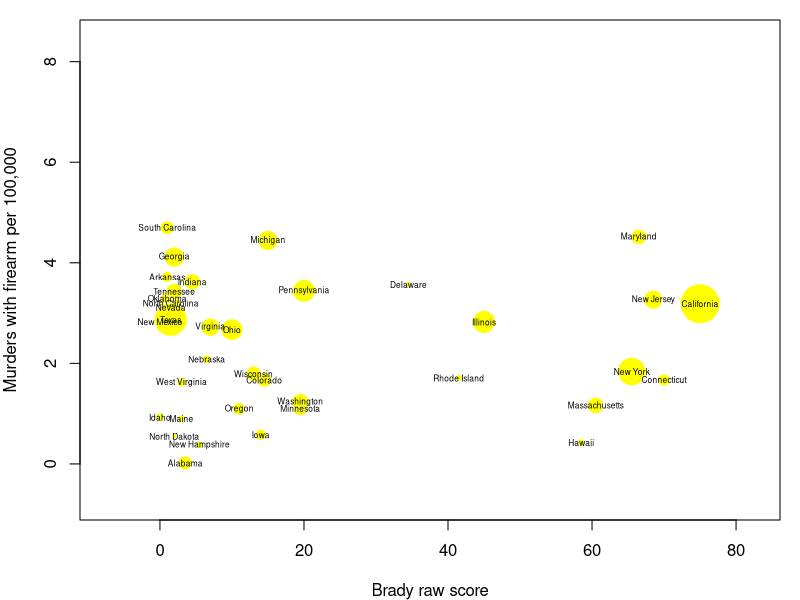
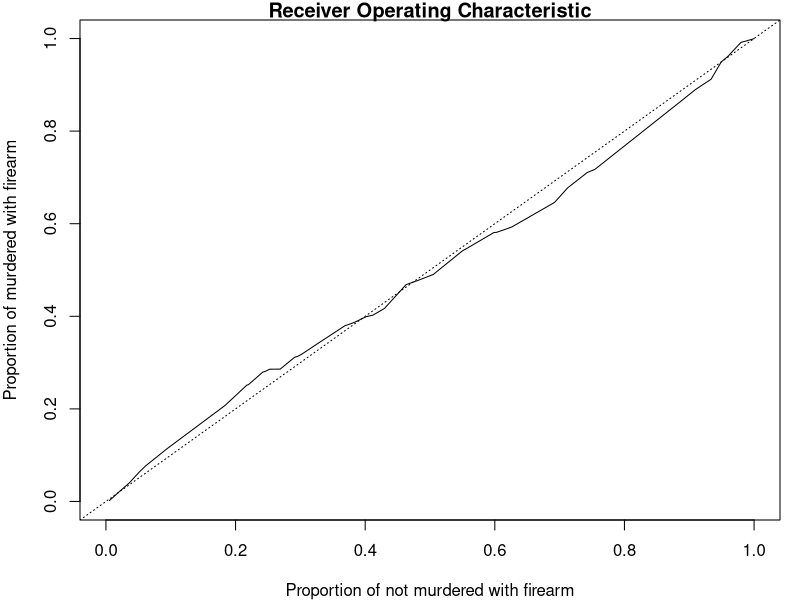
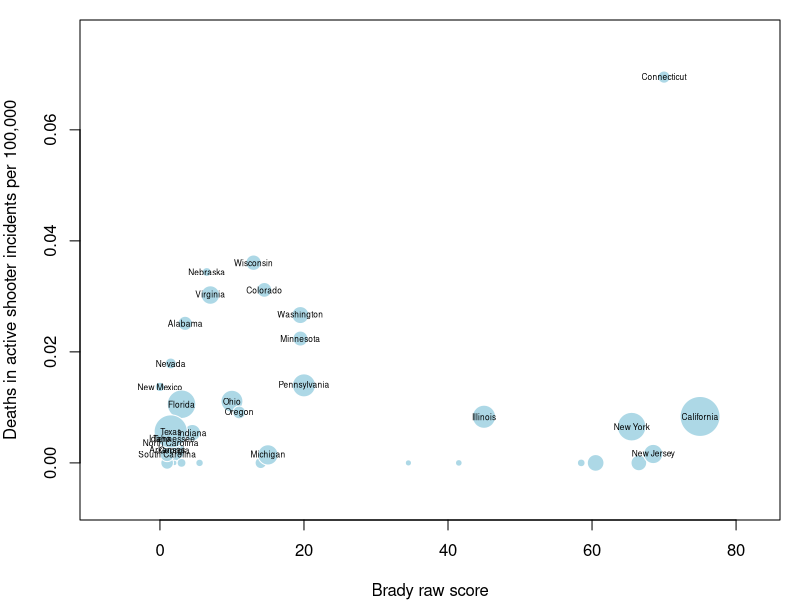
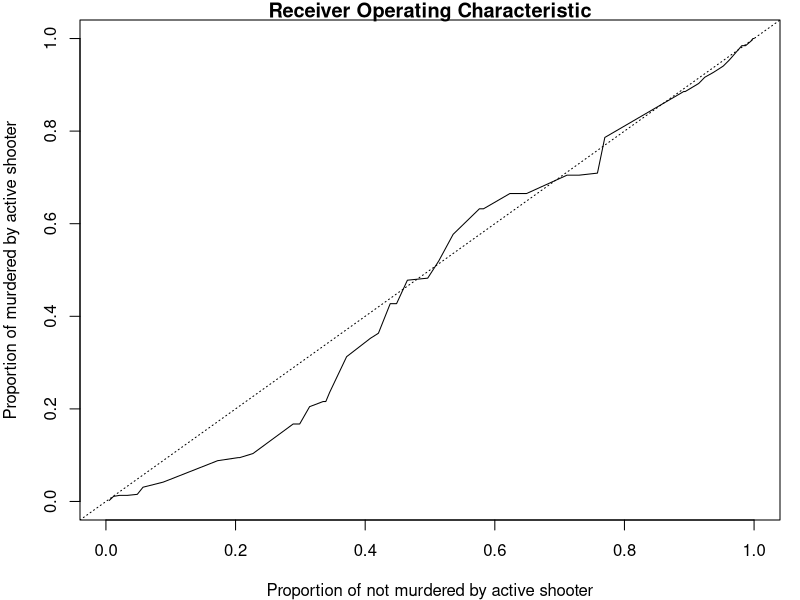
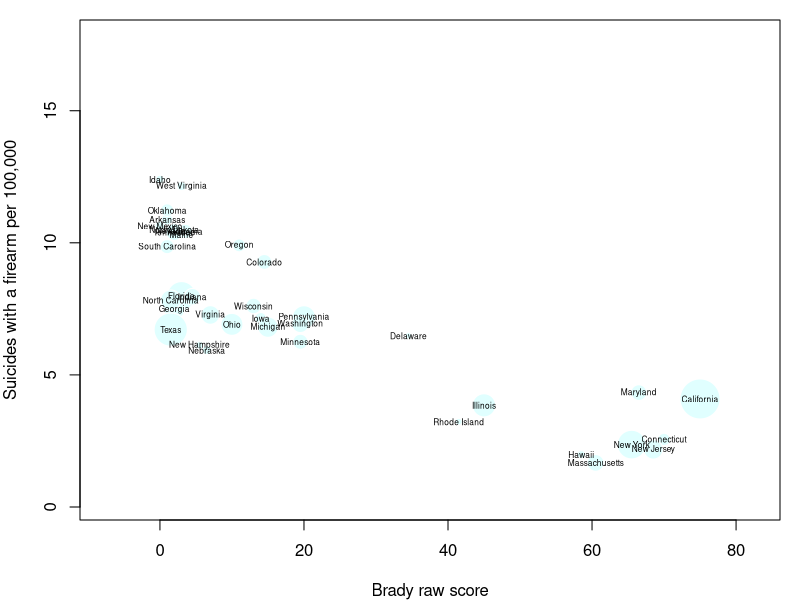
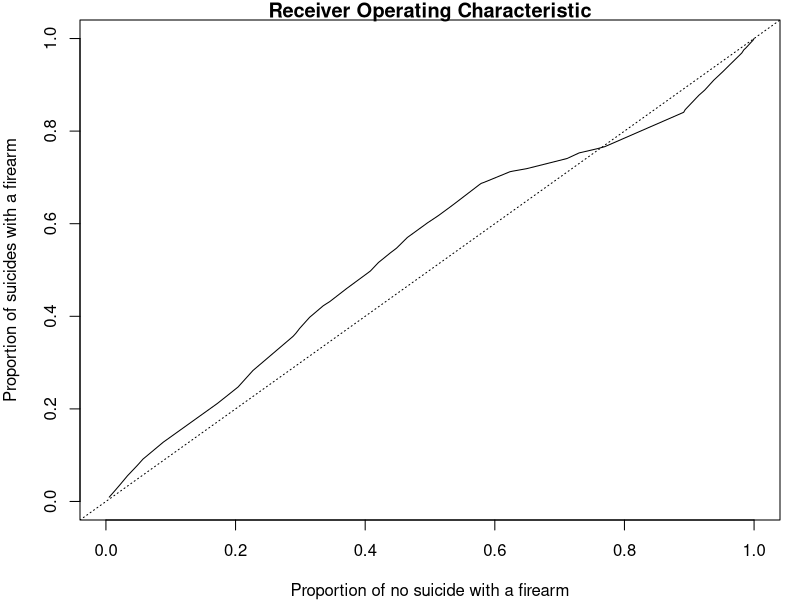

Generate these figures, in order, with R:
## ---- chunk 1
d <- read.csv(
text = "
\"state\",raw_score,murders,murders_with_firearms,active_shooter_deaths,suicides_with_firearms,population
\"Alabama\",3.5,2,1,17,504,4830533
\"Alaska\",‐7,34,12,0,120,737442
\"Arizona\",‐8,304,184,8,655,6630799
\"Arkansas\",1,154,110,1,322,2957957
\"California\",75,1745,1224,45,1571,38414128
\"Colorado\",14.5,174,88,23,489,5271132
\"Connecticut\",70,86,60,35,92,3597168
\"Delaware\",34.5,39,33,0,60,925353
\"Florida\",3,,,29,1566,19594467
\"Georgia\",2,534,411,3,747,9991562
\"Hawaii\",58.5,9,6,0,28,1408765
\"Idaho\",0,26,15,1,200,1612785
\"Illinois\",45,433,364,15,496,12889580
\"Indiana\",4.5,311,238,5,523,6570518
\"Iowa\",14,42,18,0,221,3092224
\"Kansas\",‐4,112,78,6,241,2894630
\"Kentucky\",‐3.5,165,111,5,453,4398500
\"Louisiana\",‐2,453,356,6,408,4627491
\"Maine\",3,24,12,0,137,1328778
\"Maryland\",66.5,379,268,0,257,5936040
\"Massachusetts\",60.5,135,78,0,112,6708810
\"Michigan\",15,625,440,2,674,9900506
\"Minnesota\",19.5,110,60,17,339,5420541
\"Mississippi\",‐4,142,110,6,279,2990976
\"Missouri\",‐0.5,371,273,14,556,6043708
\"Montana\",‐3,15,9,0,147,1014402
\"Nebraska\",6.5,57,39,9,111,1869300
\"Nevada\",1.5,157,87,7,292,2790366
\"New Hampshire\",5.5,21,5,0,81,1322660
\"New Jersey\",68.5,401,291,2,194,8907384
\"New Mexico\",0,106,59,4,222,2086890
\"New York\",65.5,648,362,18,465,19691032
\"North Carolina\",1.5,452,315,5,771,9845432
\"North Dakota\",2,11,4,0,76,723626
\"Ohio\",10,434,309,18,800,11572232
\"Oklahoma\",1,191,127,0,433,3853405
\"Oregon\",11,78,43,5,389,3928030
\"Pennsylvania\",20,594,440,25,918,12783536
\"Rhode Island\",41.5,31,18,0,34,1052856
\"South Carolina\",1,296,224,1,470,4768498
\"South Dakota\",‐4.5,12,3,0,71,845270
\"Tennessee\",2,327,223,4,676,6496130
\"Texas\",1.5,1133,760,21,1780,26500674
\"Utah\",‐2,49,31,5,295,2903685
\"Vermont\",‐4,9,5,2,59,627129
\"Virginia\",7,315,225,35,601,8267875
\"Washington\",19.5,155,86,26,483,6973281
\"West Virginia\",3,54,30,0,225,1852985
\"Wisconsin\",13,157,103,29,437,5743653
\"Wyoming\",‐5,15,9,0,89,583131
")
d$raw_score <- as.numeric(d$raw_score)
d$murders_per_100000 <- 100000 * d$murders / d$population
d$firearm_murders_per_100000 <- d$murders_with_firearms / (d$population/100000)
d$active_shooter_deaths_per_100000 <- d$active_shooter_deaths / (d$population*(2013-2000+1)/100000)
d$suicides_with_firearms_per_100000 <- d$suicides_with_firearms / (d$population/100000)
model1 <- summary(lm(d$firearm_murders_per_100000~d$raw_score, weights=d$population))
model2 <- summary(lm(d$active_shooter_deaths_per_100000~d$raw_score, weights=d$population))
model3 <- summary(lm(d$suicides_with_firearms_per_100000~d$raw_score, weights=d$population))
## ---- chunk 2
par(mar=c(4,4,1,1))
symbols(d$raw_score, d$firearm_murders_per_100000, 
     circles=sqrt(d$population), 
  	 xlab="Brady raw score", 
     ylab="Murders with firearm per 100,000",
     fg="white", bg="yellow", inches=0.2
     )
text(d$raw_score, d$firearm_murders_per_100000, d$state, cex=0.5)
## ---- chunk 3
s <- d[order(d$raw_score),]
s <- subset(s, s$state!='Florida') # No data for Florida
plot( cumsum(s$population-s$murders)/sum(s$population-s$murders)
    , cumsum(s$murders)/sum(s$murders)
    , xlim=c(0,1)
    , ylim=c(0,1)
    , xlab="Proportion of not murdered with firearm"
    , ylab="Proportion of murdered with firearm"
    , type='l'
    , main="Receiver Operating Characteristic"
    )
abline(0,1,lty=3)
## ---- chunk 4
model1
## ---- chunk 5
par(mar=c(4,4,1,1))
symbols(d$raw_score, d$active_shooter_deaths_per_100000, 
     circles=sqrt(d$population), 
  	 xlab="Brady raw score", 
     ylab="Deaths in active shooter incidents per 100,000",
     fg="white", bg="lightblue", inches=0.2
     )
t <- as.character(d$state)
t[d$active_shooter_deaths == 0] <- ''
text(d$raw_score, d$active_shooter_deaths_per_100000, t, cex=0.5)
## ---- chunk 6
s <- d[order(d$raw_score),]
plot( cumsum(s$population-s$active_shooter_deaths)/sum(s$population-s$active_shooter_deaths)
    , cumsum(s$active_shooter_deaths)/sum(s$active_shooter_deaths)
    , xlim=c(0,1)
    , ylim=c(0,1)
    , xlab="Proportion of not murdered by active shooter"
    , ylab="Proportion of murdered by active shooter"
    , type='l'
    , main="Receiver Operating Characteristic"
    )
abline(0,1,lty=3)
## ---- chunk 7
model2
## ---- chunk 8
par(mar=c(4,4,1,1))
symbols(d$raw_score, d$suicides_with_firearms_per_100000, 
     circles=sqrt(d$population), 
  	 xlab="Brady raw score", 
     ylab="Suicides with a firearm per 100,000",
     fg="white", bg="lightcyan", inches=0.2
     )
text(d$raw_score, d$suicides_with_firearms_per_100000, as.character(d$state), cex=0.5)
## ---- chunk 9
plot( cumsum(s$population-s$suicides_with_firearms)/sum(s$population-s$suicides_with_firearms)
    , cumsum(s$suicides_with_firearms)/sum(s$suicides_with_firearms)
    , xlim=c(0,1)
    , ylim=c(0,1)
    , xlab="Proportion of no suicide with a firearm"
    , ylab="Proportion of suicides with a firearm"
    , type='l'
    , main="Receiver Operating Characteristic"
    )
abline(0,1,lty=3)
## ---- chunk 10
model3
## ---- chunk 11
d$murders_per_100000 <- NULL
d$firearm_murders_per_100000 <- NULL
d$active_shooter_deaths_per_100000 <- NULL
d$suicides_with_firearms_per_100000 <- NULL
options(scipen=999)
options(width=200)
d
